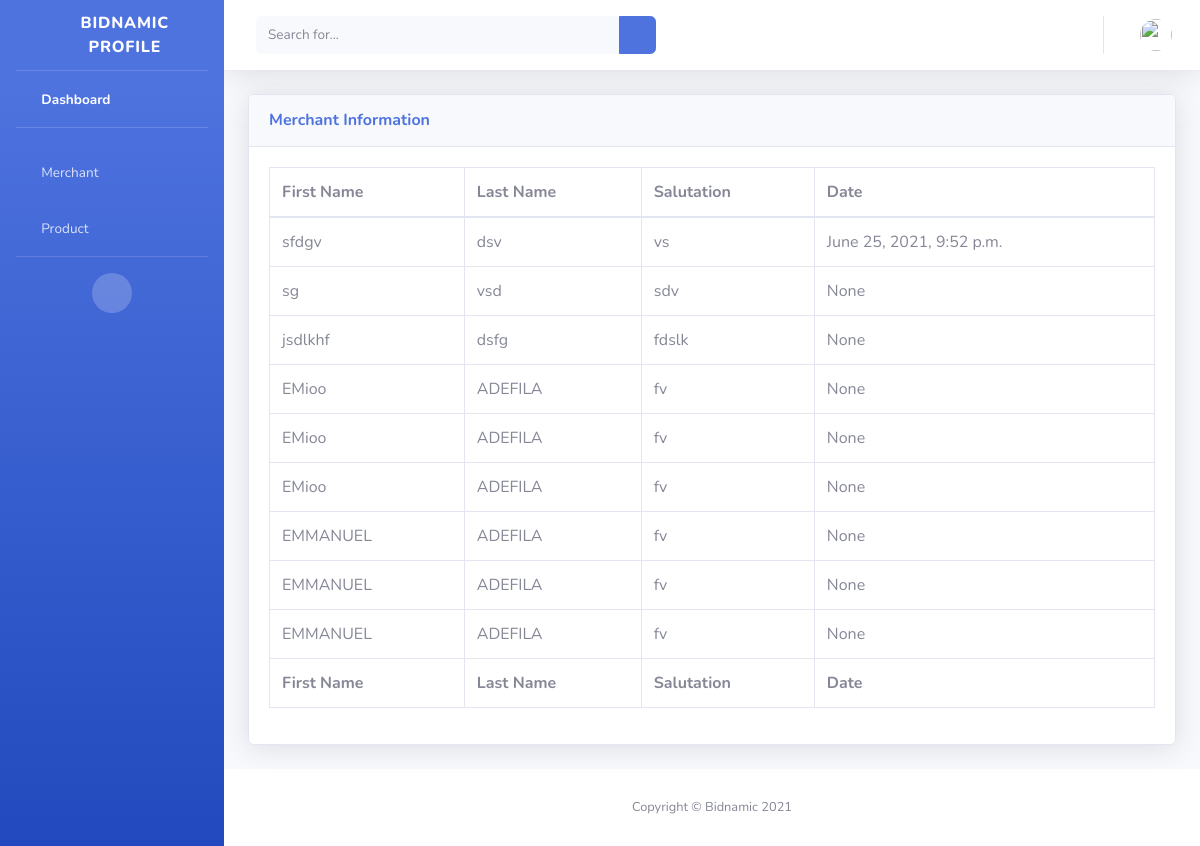
The app's page /view/merchant/, older data.
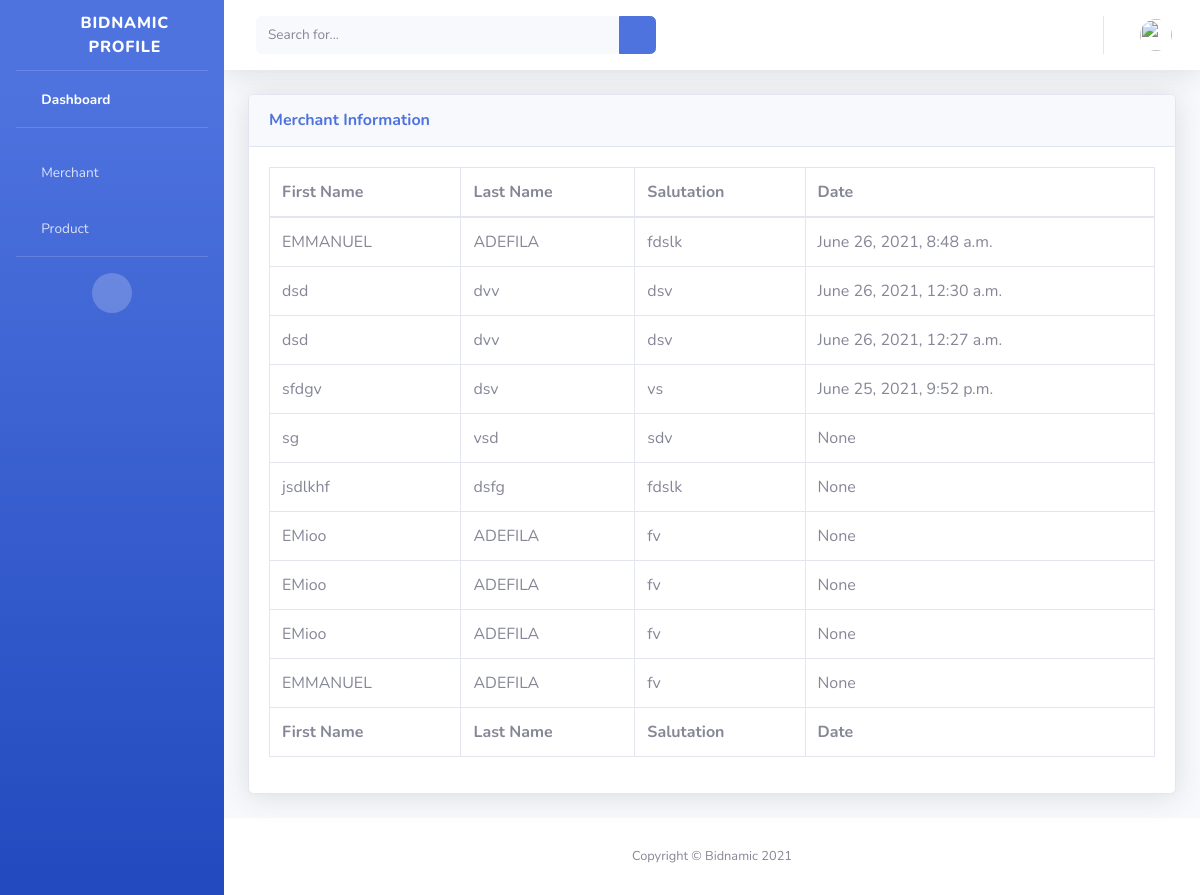
The same page, newer data.
### alert/models.py (models this page shows, shortened)
class Merchant(models.Model):
    first_name = models.CharField(max_length=100)
    last_name = models.CharField(max_length=100)
    salutation = models.CharField(max_length=100, null=True, blank=True)
    date_created = models.DateTimeField(auto_now_add=True)

### alert/views.py (the view)
# urls.py: path('view/merchant/', views.Viewmerchant, name='view-merchant'),
def Viewmerchant(request):
    merchants = Merchant.objects.filter().order_by('-id')[:10]  # filter inputed data by id
    return render(request, 'alert/view-merchant.html',{"merchants": merchants})

### alert/templates/alert/view-merchant.html
{% extends 'alert/base.html' %}
{% load static %}
{% block content %}
    <div class="container-fluid">
                    <div class="card shadow mb-4">
                        <div class="card-header py-3">
                            <h6 class="m-0 font-weight-bold text-primary">Merchant Information</h6>
                        </div>
                        <div class="card-body">
                            <div class="table-responsive">
                                <table class="table table-bordered" id="dataTable" width="100%" cellspacing="0">
                                    <thead>
                                        <tr>
                                            <th>First Name</th>
                                            <th>Last Name</th>
                                            <th>Salutation</th>
                                            <th>Date</th>
                                        </tr>
                                    </thead>
                                    <tfoot>
                                        <tr>
                                            <th>First Name</th>
                                            <th>Last Name</th>
                                            <th>Salutation</th>
                                            <th>Date</th>
                                        </tr>
                                    </tfoot>
                                    <tbody>
                                        {% for merchant in merchants %}
                                        <tr>
                                            <td>{{merchant.first_name}}</td>
                                            <td>{{merchant.last_name}}</td>
                                            <td>{{merchant.salutation}}</td>
                                            <td>{{merchant.date_created}}</td>
                                        </tr>
                                        {% endfor merchant %}
                                    </tbody>
                                </table>
                            </div>
                        </div>
                    </div>
    </div>
{% endblock content %}

### alert/templates/alert/base.html (shortened to what this page needs)
{% load static %}
<!DOCTYPE html>
<html lang="en">
<head>
    <link href="{% static 'vendor/fontawesome-free/css/all.min.css' %}" rel="stylesheet" type="text/css">
    <link href="{% static 'css/sb-admin-2.min.css' %}" rel="stylesheet">
</head>
<body id="page-top">
    <div id="wrapper">
        <ul class="navbar-nav bg-gradient-primary sidebar sidebar-dark accordion" id="accordionSidebar">
            <a class="sidebar-brand d-flex align-items-center justify-content-center" href="index.html">
                <div class="sidebar-brand-icon rotate-n-15">
                    <i class="fas fa-laugh-wink"></i>
                </div>
                <div class="sidebar-brand-text mx-3">BIDNAMIC PROFILE <sup></sup></div>
            </a>
            <hr class="sidebar-divider my-0">
            <li class="nav-item active">
                <a class="nav-link" href="{% url 'home' %}">
                    <i class="fas fa-fw fa-tachometer-alt"></i>
                    <span>Dashboard</span></a>
            </li>
            <hr class="sidebar-divider">
            <li class="nav-item">
                <a class="nav-link collapsed" href="#" data-toggle="collapse" data-target="#collapseUtilities"
                    aria-expanded="true" aria-controls="collapseUtilities">
                    <i class="fas fa-fw fa-wrench"></i>
                    <span>Merchant</span>
                </a>
            </li>
            <li class="nav-item">
                <a class="nav-link collapsed" href="#" data-toggle="collapse" data-target="#collapseTwo"
                    aria-expanded="true" aria-controls="collapseTwo">
                    <i class="fas fa-fw fa-cog"></i>
                    <span>Product</span>
                </a>
            </li>
            <hr class="sidebar-divider d-none d-md-block">
            <div class="text-center d-none d-md-inline">
                <button class="rounded-circle border-0" id="sidebarToggle"></button>
            </div>
        </ul>
        <div id="content-wrapper" class="d-flex flex-column">
            <div id="content">
                <nav class="navbar navbar-expand navbar-light bg-white topbar mb-4 static-top shadow">
                    <form
                        class="d-none d-sm-inline-block form-inline mr-auto ml-md-3 my-2 my-md-0 mw-100 navbar-search">
                        <div class="input-group">
                            <input type="text" class="form-control bg-light border-0 small" placeholder="Search for..."
                                aria-label="Search" aria-describedby="basic-addon2">
                            <div class="input-group-append">
                                <button class="btn btn-primary" type="button">
                                    <i class="fas fa-search fa-sm"></i>
                                </button>
                            </div>
                        </div>
                    </form>
                    <ul class="navbar-nav ml-auto">
                        <li class="nav-item dropdown no-arrow">
                            <a class="nav-link dropdown-toggle" href="#" id="userDropdown" role="button"
                                data-toggle="dropdown" aria-haspopup="true" aria-expanded="false">
                                <img class="img-profile rounded-circle"
                                    src="{% static 'img/undraw_profile.svg' %}">
                            </a>
                        </li>
                    </ul>
                </nav>
                {% block content %}
                {% endblock content %}
            </div>
            <footer class="sticky-footer bg-white">
                <div class="container my-auto">
                    <div class="copyright text-center my-auto">
                        <span>Copyright &copy; Bidnamic 2021</span>
                    </div>
                </div>
            </footer>
        </div>
    </div>
</body>
</html>

Row changes from the older to the newer data that the page shows:
no longer on this page (row unchanged): Merchant: first_name "EMMANUEL", last_name "ADEFILA", salutation "fv", date_created "None"
no longer on this page (row unchanged): Merchant: first_name "EMMANUEL", last_name "ADEFILA", salutation "fv", date_created "None"
added Merchant: first_name "EMMANUEL", last_name "ADEFILA", salutation "fdslk", date_created "June 26, 2021, 8:48 a.m."
added Merchant: first_name "dsd", last_name "dvv", salutation "dsv", date_created "June 26, 2021, 12:30 a.m."
added Merchant: first_name "dsd", last_name "dvv", salutation "dsv", date_created "June 26, 2021, 12:27 a.m."
